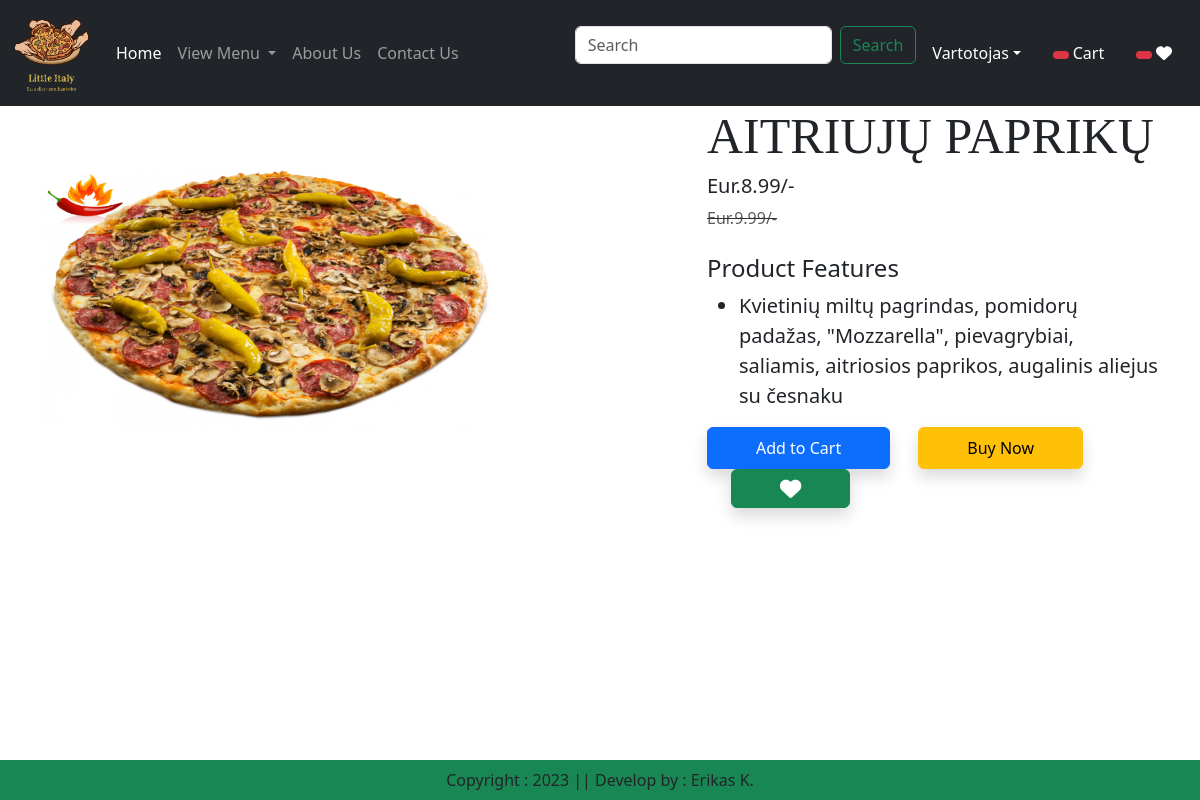
Screenshot of /product-detail/1 (signed in) with the database file from the repository.
### app/models.py (models this page shows, shortened)
class Product(models.Model):
    title = models.CharField(max_length=100)
    selling_price = models.FloatField()
    discounted_price = models.FloatField(null=True)
    description = models.TextField()
    composition = models.TextField(default='')
    category = models.CharField(choices=CATEGORY_CHOICES, max_length=2)
    product_image = models.ImageField(upload_to='product')

### app/views.py (the view)
# urls.py: path("product-detail/<int:pk>", views.ProductDetail.as_view(), name="product-detail"),
class ProductDetail(View):
    def get(self, request, pk):
        product = Product.objects.get(pk=pk)
        wishlist = Wishlist.objects.filter(Q(product=product) & Q(user=request.user))
        totalitem = 0
        wishitem = 0
        if request.user.is_authenticated:
            totalitem = len(Cart.objects.filter(user=request.user))
            wishitem = len(Wishlist.objects.filter(user=request.user))
        return render(request, "app/product_detail.html", locals())

### app/templates/app/product_detail.html (shortened to what this page needs)
{% extends "app/base.html" %}
{% load static %}
{% block main-content %}
    <div class="container">
        <div class="row flex justify-content-between">
            <div class="img2 col-lg-5 mt-5">
                <img src="{{product.product_image.url}}" class="image col-xs-6 col-sm-12 col-lg-12 mt-3 text-sm-center
                w-100 h-75" alt="">
            </div>
            <div class="product_detail col-lg-5">
                <h1 style="font-family: Georgia; font-size: 50px;">{{product.title}}</h1>
                <h5>Eur.{{product.discounted_price}}/-</h5>
                <small class="text-decoration-line-through text-muted fs-6"><del>Eur.{{product.selling_price}}/-</del></small>
                <br><br><h4>Product Features</h4>
                <ul class="fs-5" style="font-family">
                    <li>{{product.description}}</li>
                </ul>
                <form action="/add-to-cart" class="d-inline">
                    <button type="submit" class="btn btn-primary shadow px-5 py-2">Add to Cart</button>
                </form>
                <a href="{% url 'showcart' %}" class="btn btn-warning shadow px-5 py-2 ms-4">Buy Now</a>
                {% if wishlist  %}
                <a pid={{product.id}} class="minus-wishlist btn btn-danger shadow px-5 py-2 ms-4"><i class="fas fa-heart fa-lg"></i></a>
               {% else %}
                <a pid={{product.id}} class="plus-wishlist btn btn-success shadow px-5 py-2 ms-4"><i class="fas fa-heart fa-lg"></i></a>
               {% endif %}
            </div>
        </div>
    </div>
{% endblock main-content %}

### rows the page displays
Product: product_image (picture), title "AITRIUJŲ PAPRIKŲ", discounted_price "8.99", selling_price "9.99", description "Kvietinių miltų pagrindas, pomidorų padažas, \"Mozzarella\", pievagrybiai, saliamis, aitriosios paprikos, augalinis aliejus su česnaku"
